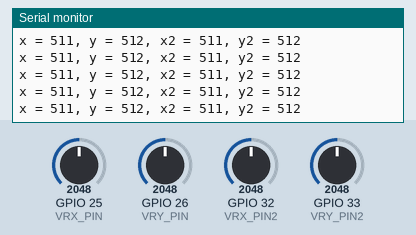
A sketch run on a simulated ESP32. Parts: the last lines printed to the serial monitor. The inputs (shaded band) are chosen by the test bench; at power-on: GPIO 25 (VRX_PIN) = 2048, GPIO 26 (VRY_PIN) = 2048, GPIO 32 (VRX_PIN2) = 2048, GPIO 33 (VRY_PIN2) = 2048.

Above: at 1.2 s.
1.3 s: GPIO 25 (VRX_PIN) set to 2866
At 2.0 s:
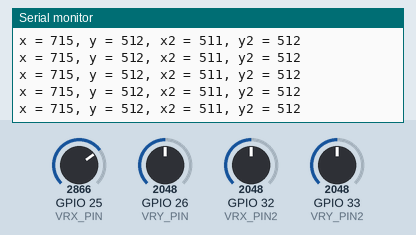
2.8 s: GPIO 26 (VRY_PIN) set to 2866
At 3.9 s:
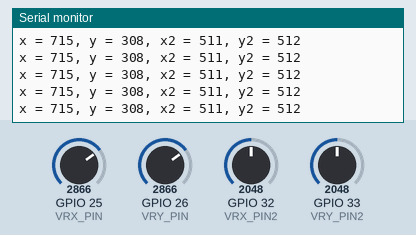
4.3 s: GPIO 32 (VRX_PIN2) set to 2866
At 5.0 s:
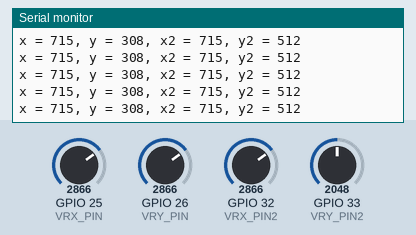
5.8 s: GPIO 33 (VRY_PIN2) set to 2866
At 6.7 s:
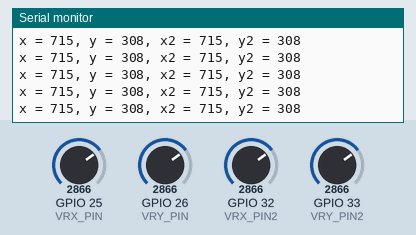
7.3 s: GPIO 25 (VRX_PIN) set to 3972
At 8.1 s:
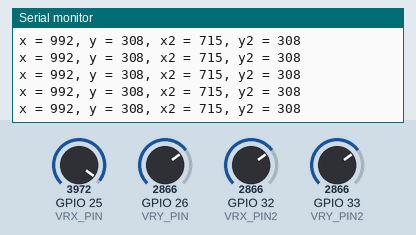
8.8 s: GPIO 26 (VRY_PIN) set to 3972
At 9.9 s:
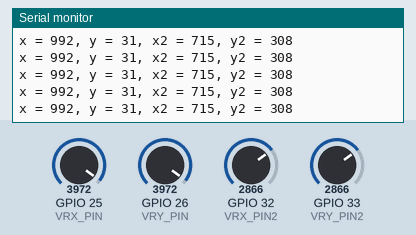
Timing chart, 0 to 11.3 s (numbered marks = the images above; inputs shaded):
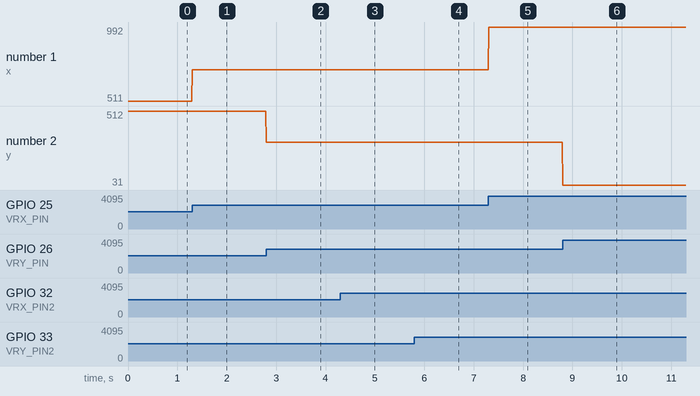

The sketch:

joyTest.ino
```cpp
//joystick setup
#define VRX_PIN 25   // Arduino pin connected to VRX pin
#define VRY_PIN 26   // Arduino pin connected to VRY pin
#define VRX_PIN2 32  // Arduino pin connected to VRX pin
#define VRY_PIN2 33  // Arduino pin connected to VRY pin
int xValue;
int yValue;
int xValue2;
int yValue2;
int deadZone = 40;
void setup() {
  // put your setup code here, to run once:
  Serial.begin(38400);
}

void loop() {
  // put your main code here, to run repeatedly:
  xValue = analogRead(VRX_PIN);
  yValue = analogRead(VRY_PIN);
  xValue = map(xValue, 0, 4095, 0, 1023);
  yValue = map(yValue, 0, 4095, 1023, 0);
  xValue2 = analogRead(VRX_PIN2);
  yValue2 = analogRead(VRY_PIN2);
  xValue2 = map(xValue2, 0, 4095, 0, 1023);
  yValue2 = map(yValue2, 0, 4095, 1023, 0);
  // if ((512 + deadZone > xValue) && (xValue > 512) || (512 - deadZone < xValue) && (xValue < 512)) {
  //   xValue = 512;
  // }
  // if ((512 + deadZone > xValue2) && (xValue2 > 512) || (512 - deadZone < xValue2) && (xValue2 < 512)) {
  //   xValue2 = 512;
  // }
  // if ((512 + deadZone > yValue) && (yValue > 512) || (512 - deadZone < yValue) && (yValue < 512)) {
  //   yValue = 512;
  // }
  // if ((512 + deadZone > yValue2) && (yValue2 > 512) || (512 - deadZone < yValue2) && (yValue2 < 512)) {
  //   yValue2 = 512;
  // }

  Serial.print("x = ");
  Serial.print(xValue);
  Serial.print(", y = ");
  Serial.print(yValue);
  Serial.print(", x2 = ");
  Serial.print(xValue2);
  Serial.print(", y2 = ");
  Serial.println(yValue2);

  delay(10);
}
```

Measured:
- after the input at 1.3 s, the serial monitor: prints a new line at once (image 1)
- after the input at 2.8 s, the serial monitor: prints a new line at once (image 2)
- after the input at 4.3 s, the serial monitor: prints a new line at once (image 3)
- after the input at 5.8 s, the serial monitor: prints a new line at once (image 4)
- after the input at 7.3 s, the serial monitor: prints a new line at once (image 5)
- after the input at 8.8 s, the serial monitor: prints a new line at once (image 6)
- plotted number 1: 511 → 715 after the input at 1.3 s, 715 → 992 after the input at 7.3 s
- plotted number 2: 512 → 308 after the input at 2.8 s, 308 → 31 after the input at 8.8 s
